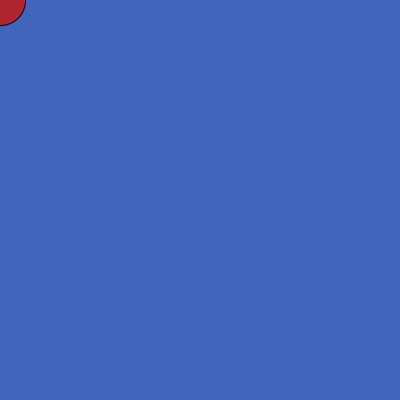
Frame 1 (no input)
Frame 60 (the mouse pressed at the canvas centre just before this capture): identical to frame 1, image omitted
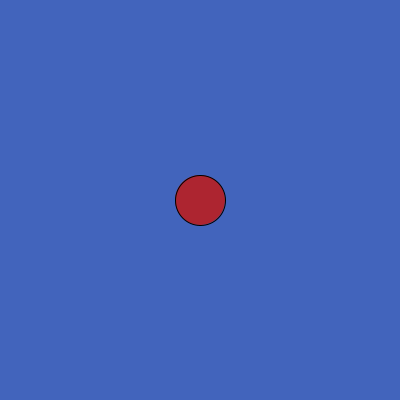
Frame 120 (the mouse held since frame 60 and released just before this capture)

The Processing sketch that drew these frames (run headless with seeded random() and noise(); from frame 60 on, the mouse is pressed at the canvas centre):

// Processing sketch: MouseFollower
// ── MouseFollower.pde
void setup() {
  // Set the display window size:
  size(400, 400);
}

void draw() {
  // Paint the background blueish:
  background(#4264BC);

  fill(#AD2530);
  ellipse(mouseX, mouseY, 50, 50);
}
